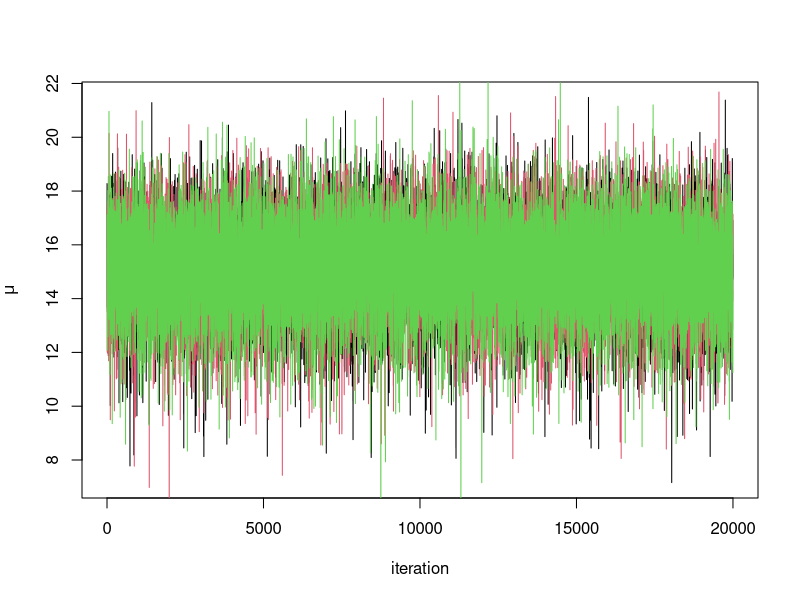
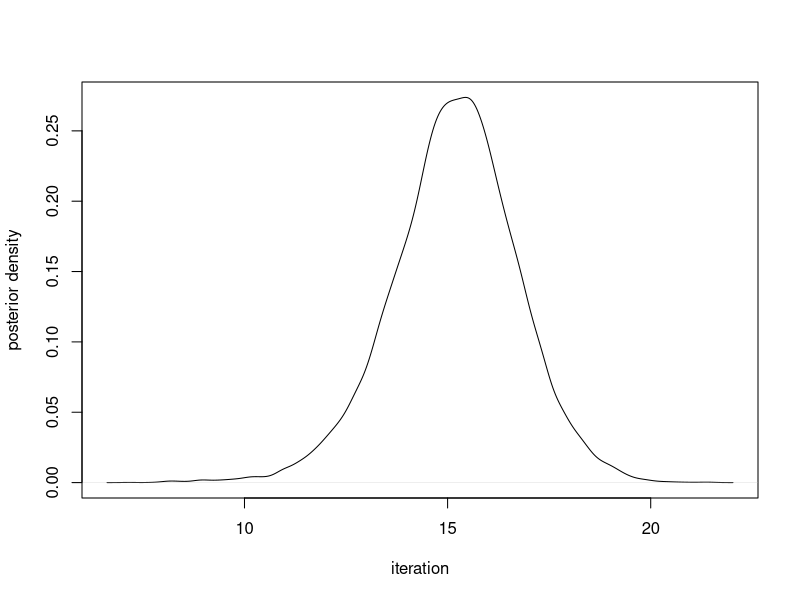
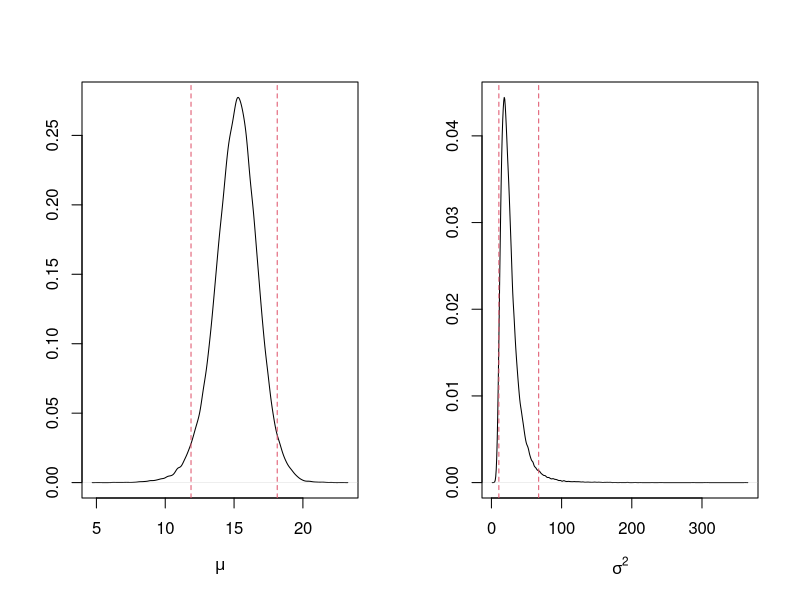
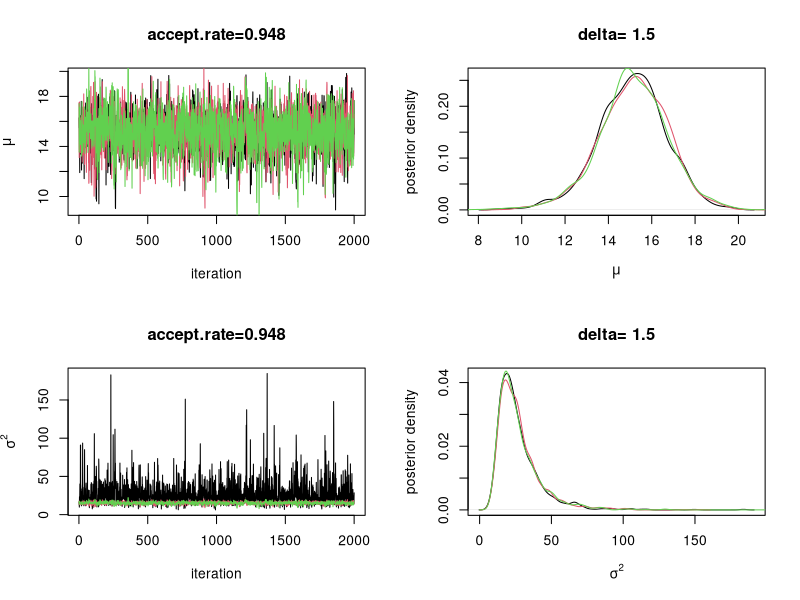
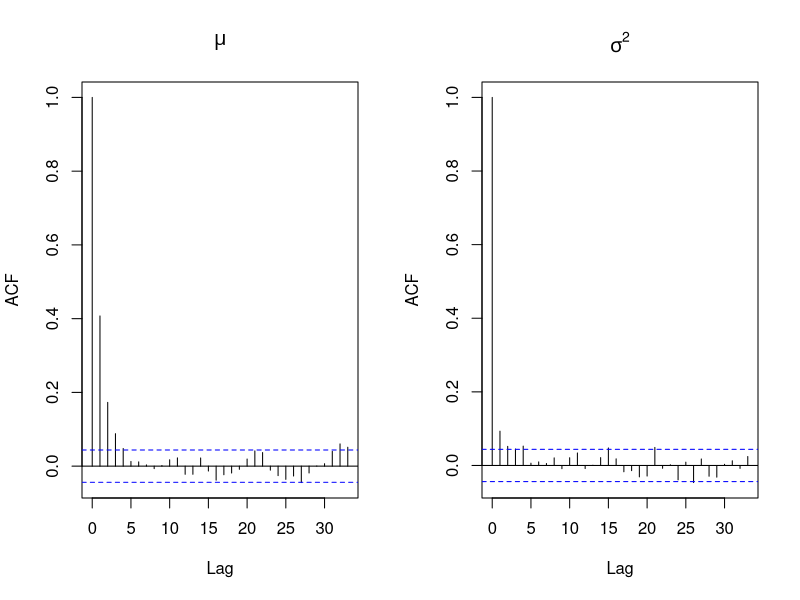
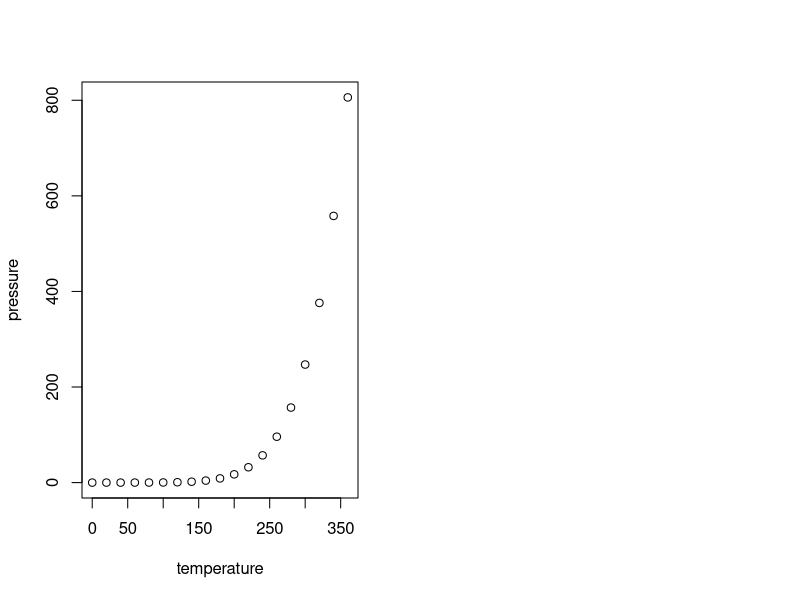

Source code (R) for these figures, in order:
## ---- chunk 1
knitr::opts_chunk$set(echo = TRUE)
## ---- chunk 2
#4.2절 실행
## 1) 입력 및 준비단계
mu0<-10;sig0sq<-25;a<-0.5;b<-1
x<-c(10,13,15,11,9,18,20,17,23,21)
dataList=list(x=x, mu0=mu0, sig0sq=sig0sq, a=a, b=b)
post.normal_mu_sigsq = function(theta, dataList){
  x=dataList$x; mu0=dataList$mu0; sig0sq=dataList$sig0sq
  a=dataList$a; b=dataList$b
  mu=theta[1]; sigsq=theta[2]
  f=exp(-0.5*length(x)*log(sigsq)-0.5*sum((x-mu)^2)/sigsq -0.5*(mu-mu0)^2/sig0sq -(a+1)*log(sigsq) -b/sigsq)
  return(f)
}

## 2) MCMC 표본추출 함수 작성 Random Wal Metropolis Algorithm
Metropolis_normal_mu_sigsq_thin=function(nsim,nburn,nthin,delta,dataList,initsList){
  # initial values of mu and log.sigsq
  mu=initsList$mu
  log.sigsq=log(initsList$sigsq)
  theta.curr=c(mu,log.sigsq)
  p=length(theta.curr)
  
  # start iteration
  para.samples=matrix(0, nsim, p)
  for(iter in 1:(nsim*nthin+nburn)){
    z=rnorm(p, 0, 1)
    theta.prop=z*delta+theta.curr
    mu.curr=theta.curr[1]
    sigsq.curr=exp(theta.curr[2])
    mu.prop=theta.prop[1]
    sigsq.prop=exp(theta.prop[2])
    alpha=post.normal_mu_sigsq(c(mu.prop, sigsq.prop), dataList)/post.normal_mu_sigsq(c(mu.curr, sigsq.curr), dataList)*sigsq.prop/sigsq.curr
  if(runif(1)<alpha) {theta.next<-theta.prop} else{theta.next<-theta.curr}
    
  theta.curr = theta.next
  if(iter > nburn){
    if(iter%%nthin==0) {para.samples[(iter-nburn)/nthin,]=c(theta.next[1], exp(theta.next[2]))}
    }
  }
  
  return(para.samples)
}

## 3) 다중체인 MCMC 
nChains = 3
nsim = 20000;nburn=5000
p=2
mcmc.samples=array(0,dim=c(nsim, p, nChains))

delta=1.5

# Generate random initial values
inits.random=function(x){
  resampledX = sample(x,replace=T)
  muInit=mean(resampledX)
  sigsqInit=var(resampledX)
  return(list(mu=muInit, sigsq=sigsqInit))
}

# MCMC 수행
for(ich in 1:nChains){
  initsList=inits.random(x)
  mcmc.samples[,,ich]=Metropolis_normal_mu_sigsq_thin(nsim, nburn, nthin=10, delta, dataList, initsList)
}

## 4) 수렴진단
mu.samples=mcmc.samples[,1,] # mu 표본
sigsq.samples=mcmc.samples[,2,] # sigsq 표본
# 각 체인에 대한 표본의 경로그림
plot(mu.samples[,1], type='l', xlab="iteration", ylab=quote(mu))
lines(mu.samples[,2], col=2)
lines(mu.samples[,3], col=3)
# 각 체인에 대한 표본의 밀도함수 그림
plot(density(mu.samples[,1]), xlab="iteration", ylab="posterior density", main=" ")
lines(mu.samples[,2], col=2)
lines(mu.samples[,3], col=3)

# Gelman 상수

require(coda)
samples.1=mcmc(mcmc.samples[,,1])
samples.2=mcmc(mcmc.samples[,,2])
samples.3=mcmc(mcmc.samples[,,3])

codaSamples = mcmc.list(list(samples.1, samples.2, samples.3))
gelman=gelman.diag(codaSamples)
gelman

Metro.draws = mcmc(mcmc.samples[,,1])
accept.rate=1-rejectionRate(Metro.draws)
accept.rate

## 5) 베이지안 사후추론
mcmc.samples.combined = rbind(mcmc.samples[,,1], mcmc.samples[,,2], mcmc.samples[,,3])
para.hat = apply(mcmc.samples.combined, 2, mean)
HPD = apply(mcmc.samples.combined, 2, function(x) quantile(x, c(0.025,0.975)))

# mu,sigma의 주변 사후밀도함수와 95% 사후구간(HPD)
par(mfrow=c(1,2))
plot(density(mcmc.samples.combined[,1]), xlab=quote(mu), ylab="", main="")
abline(v=HPD[,1], lty=2, col=2)
plot(density(mcmc.samples.combined[,2]), xlab=quote(sigma^2), ylab="", main="")
abline(v=HPD[,2], lty=2, col=2)

## 랜덤워크 메틀폴리스에서 표본추출분포 표준편차의 영향
nChains = 3
nsim = 2000;nburn=0;delta=1.5
p=2
mcmc.samples=array(0,dim=c(nsim, p, nChains))

for(ich in 1:nChains){
  initsList=inits.random(x)
  mcmc.samples[,,ich]=Metropolis_normal_mu_sigsq_thin(nsim, nburn, nthin=10, delta, dataList, initsList)
}

Metro.draws = mcmc(mcmc.samples[,,1])
accept.rate=1-rejectionRate(Metro.draws); accept.rate

mu.samples=mcmc.samples[,1,]
sigsq.samples=mcmc.samples[,2,]

#경로그림, 사후밀도함수
par(mfrow=c(2,2))
plot(mu.samples[,1], type='l', xlab="iteration", ylab=quote(mu),
     main=paste0("accept.rate=", round(accept.rate[1],3)))
lines(mu.samples[,2], col=2)
lines(mu.samples[,3], col=3)

plot(density(mu.samples[,1]), xlab=quote(mu), ylab="posterior density", 
     main=paste0("delta= ", round(delta,2)))
lines(density(mu.samples[,2]), col=2)
lines(density(mu.samples[,3]), col=3)

plot(sigsq.samples[,1], type="l", xlab="iteration", ylab=quote(sigma^2),
     main=paste0("accept.rate=", round(accept.rate[1],3)))
lines(mu.samples[,2], col=2)
lines(mu.samples[,3], col=3)

plot(density(sigsq.samples[,1]), xlab=quote(sigma^2), ylab="posterior density", 
     main=paste0("delta= ", round(delta,2)))
lines(density(sigsq.samples[,2]), col=2)
lines(density(sigsq.samples[,3]), col=3)

# 자기상관
par(mfrow=c(1,2))
acf(mu.samples[,1], main=quote(mu))
acf(sigsq.samples[,1], main=quote(sigma^2))

# MCMC 알고리즘 이용하여 추정하기
## 1) seta의 대략적 추정치와 분산 ##

log_sigsq_samples = log(sigsq.samples)
seta_sample = c(mu.samples, log_sigsq_samples)
var(seta_sample)


## 2) deltasq ##
deltasq = 2.4*var(seta_sample)
#diag(deltasq)

## 3) N(seta_curr, Diag(deltasq_1, deltasq_2))로부터 후보표본 추출하는 랜덤워크 메트로폴리스 코딩 ##

Metropolis_normal_mu_sigsq_nthin=function(nsim,nburn,nthin,delta,dataList,initsList){
  # initial values of mu and log.sigsq
  mu=initsList$mu.samples
  log.sigsq=initsList$log_sigsq_samples
  theta.curr=c(mu,log.sigsq)
  p=length(theta.curr)
  z=rnorm(p, theta.curr, diag(deltasq))
  
  # start iteration
  para.samples=matrix(0, nsim, p)
  for(iter in 1:(nsim*nthin+nburn)){
    theta.prop=z*delta+theta.curr
    mu.curr=theta.curr[1]
    sigsq.curr=exp(theta.curr[2])
    mu.prop=theta.prop[1]
    sigsq.prop=exp(theta.prop[2])
    alpha=post.normal_mu_sigsq(c(mu.prop, sigsq.prop), z)/post.normal_mu_sigsq(c(mu.curr, sigsq.curr), dataList)*sigsq.prop/sigsq.curr
    if(runif(1)<alpha) {theta.next<-theta.prop} else{theta.next<-theta.curr}
    
    theta.curr = theta.next
    if(iter > nburn){
      if(iter%%nthin==0) {para.samples[(iter-nburn)/nthin,]=c(theta.next[1], exp(theta.next[2]))}
    }
  }
  
  return(para.samples)
}

nChains=3
nsim=20000;nburn=5000
p=2

# Generate random initial values
#inits.random=function(z){
 # resampledZ = sample(z,replace=T)
  #muInit=mean(resampledZ)
  #sigsqInit=var(resampledZ)
  #return(list(mu=muInit, sigsq=sigsqInit))
#}

#for(ich in 1:nChains){
 # initsList=inits.random(Z)
  #mcmc.samples[,,ich]=Metropolis_normal_mu_sigsq_nthin(nsim, nburn,nthin,delta,dataList,initsList)
#}





## ---- chunk 3
plot(pressure)
